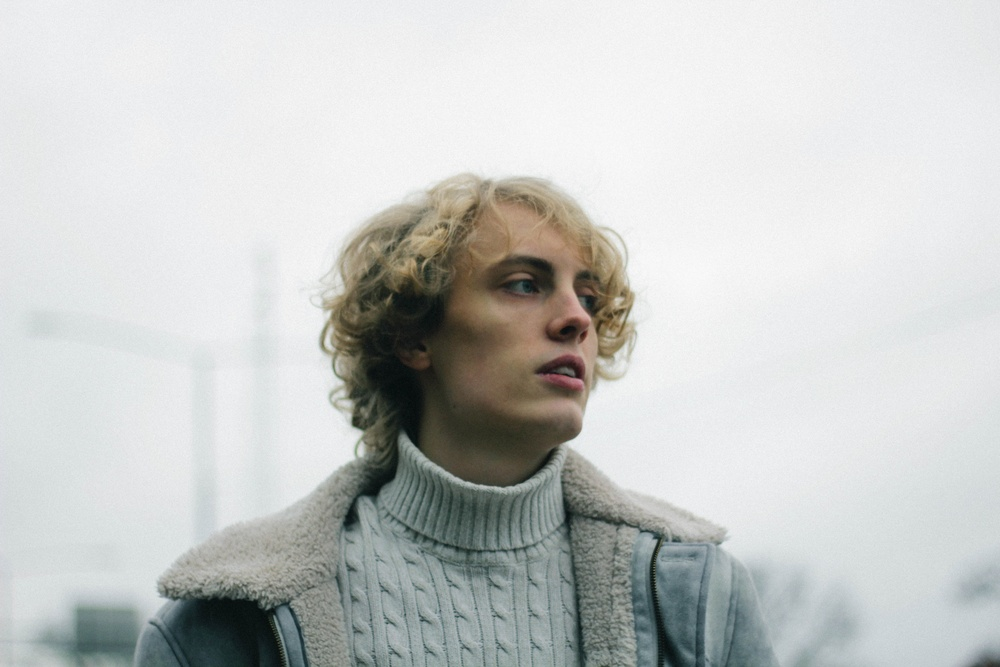
#> input picture HMM_methods/IMG_4044.jpg, 1000 x 667 px, shrunk from 5184 x 3456 before the run, found by its file name
$ python game_of_life.py
#> lines starting #> are read from the running program, lines starting #| are printed output that depends on the picture
import matplotlib.image as im
import matplotlib.pyplot as plt
import numpy as np
import scipy.signal as sg


img = im.imread("HMM_methods/IMG_4044.jpg")
#> img is the input picture: shape (667, 1000, 3); mean R, G, B 198.8, 201, 199.3
img_grey = img.mean(axis=2)
C = img_grey.astype(float)/255

plt.imshow(C, cmap="Greys_r")

Cbw = (np.random.randn(*C.shape) < C)
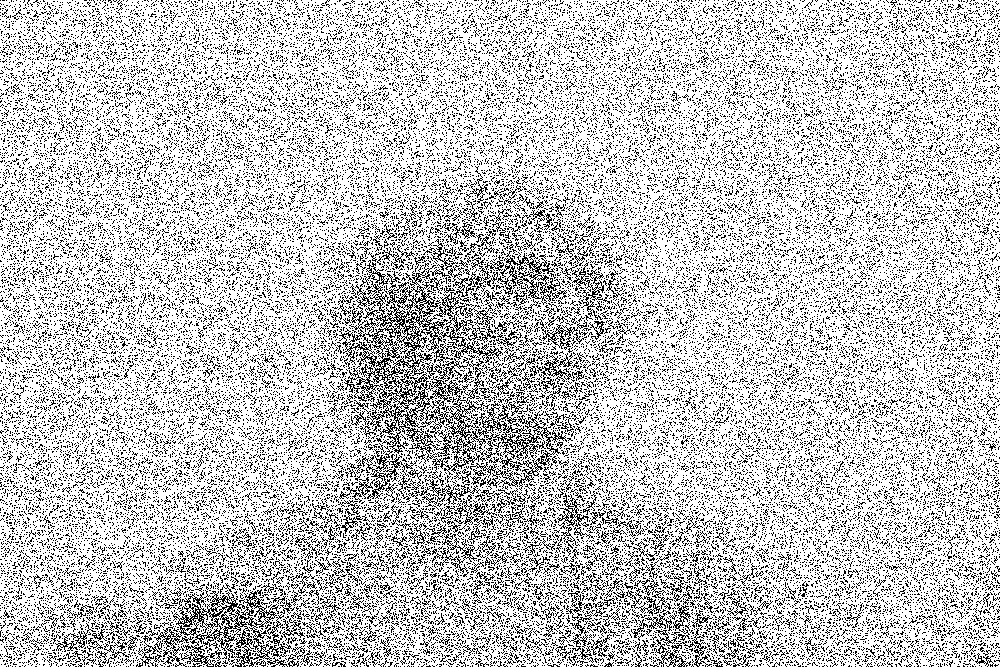
#> Cbw: shape (667, 1000) bool; 77.7% white; black in thin lines or dots
plt.imshow(Cbw, cmap="Greys_r")


neighbor_kernel = np.ones((3,3))
neighbor_kernel[1,1] = 0

plt.imshow(C, cmap="Greys_r")
for i in range(100):
    C = sg.convolve2d(C, neighbor_kernel, mode="same", boundary="wrap")#, fillvalue=0)
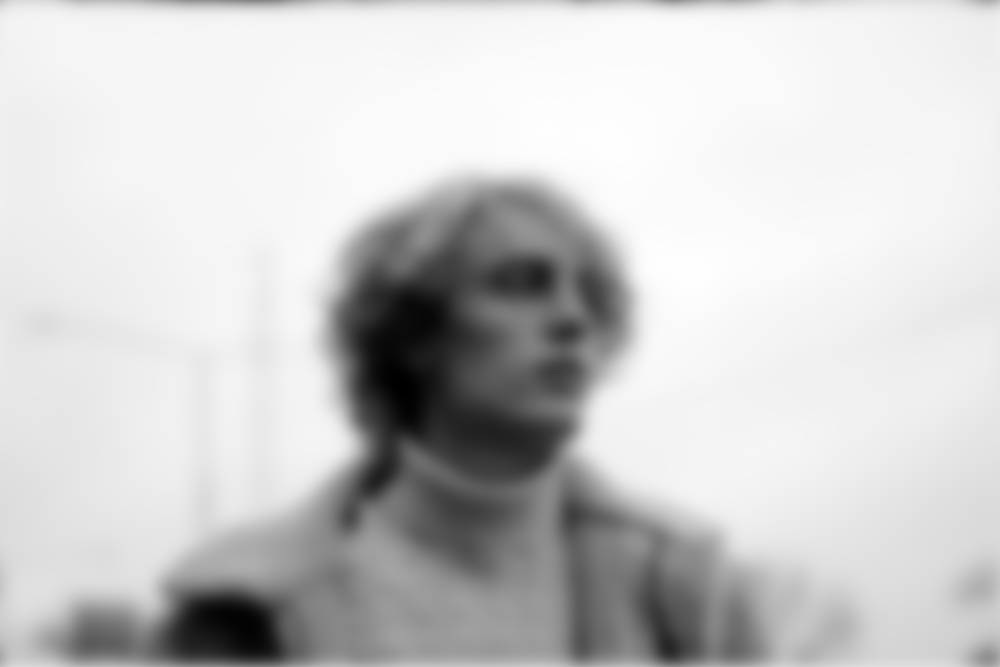
#> C: shape (667, 1000) float64; min 1.22e+89, max 1.97e+90, mean 1.6e+90; drawn with min black and max white
Cbw = 1-Cbw
#> Cbw: shape (667, 1000) int64; values 0 (black) and 1 (white), 22.3% white in thin lines or dots
K = 200
for k in range(K):
    num_neighbors = sg.convolve2d(Cbw, neighbor_kernel, mode="same", boundary="wrap")#, fillvalue=0)
    two_neighbors = num_neighbors == 2
    thr_neighbors = num_neighbors == 3
    Cbw = Cbw * two_neighbors + thr_neighbors
    if k % 20 == 0:
        plt.figure()
        plt.imshow(Cbw)
#> this loop made 200 passes
#> pass 1, `num_neighbors = sg.convolve2d(Cbw, neighbor_kernel, mode="same", bound..`:
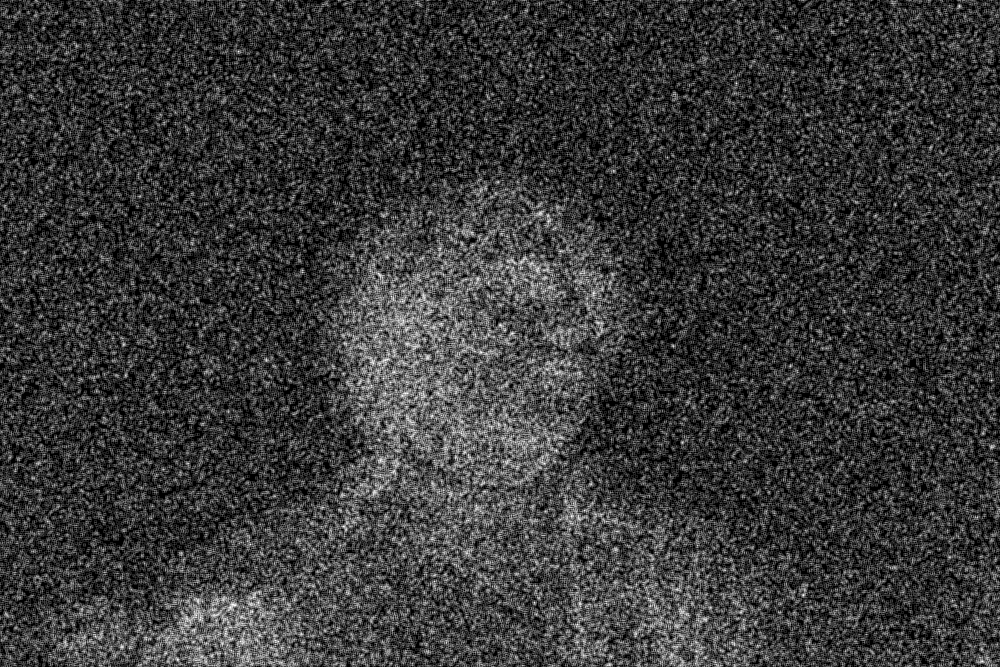
#> num_neighbors: shape (667, 1000) float64; min 0, max 8, mean 1.78; drawn with min black and max white
#> pass 1, `two_neighbors = num_neighbors == 2`:
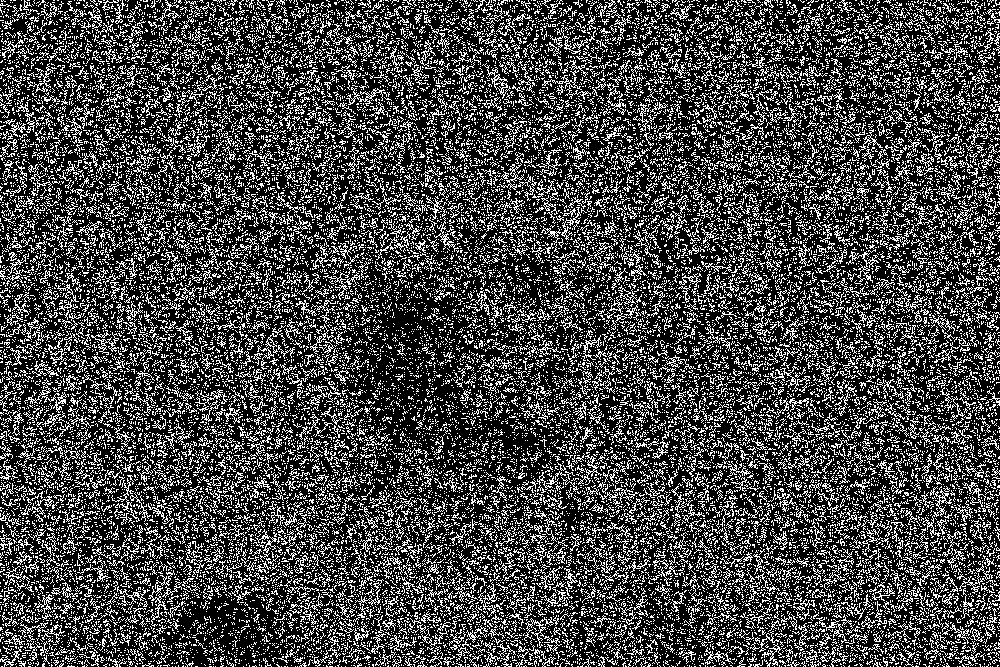
#> two_neighbors: shape (667, 1000) bool; 27.2% white in thin lines or dots
#> pass 1, `thr_neighbors = num_neighbors == 3`:
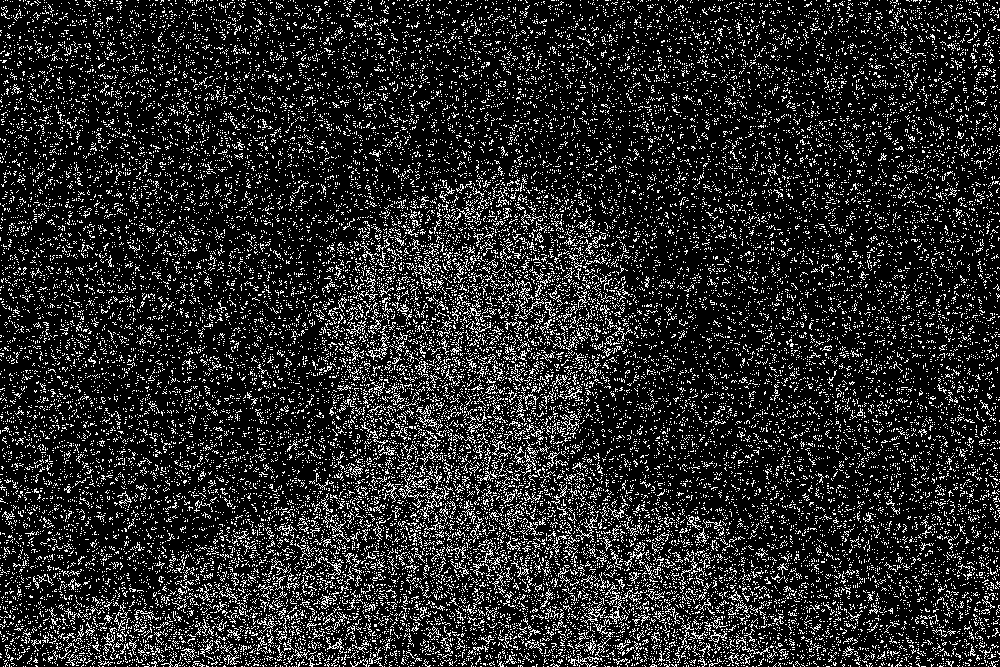
#> thr_neighbors: shape (667, 1000) bool; 15.8% white in thin lines or dots
#> after the loop:
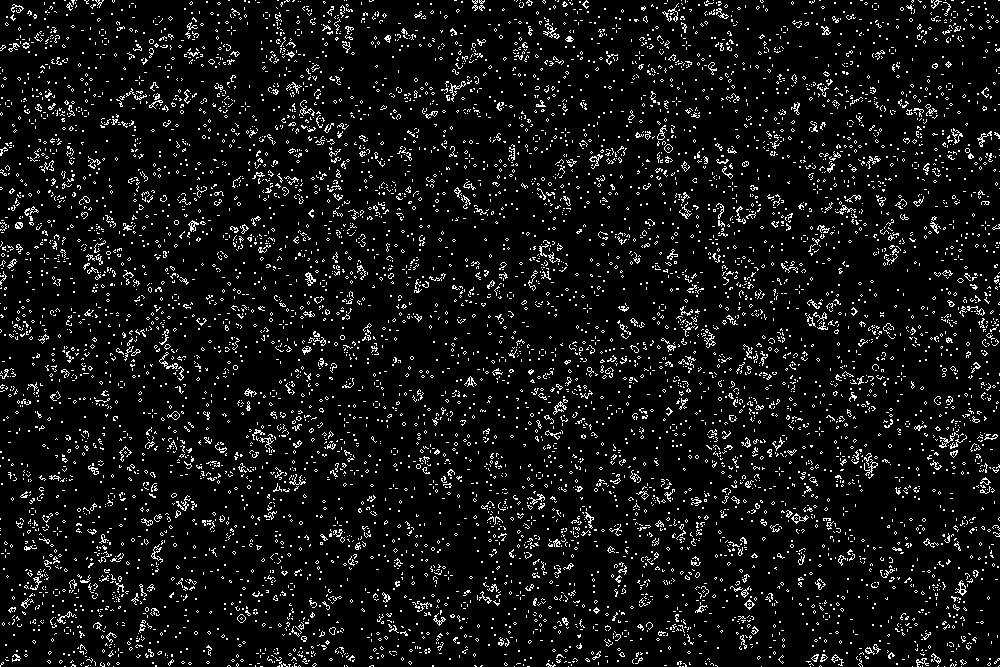
#> Cbw: shape (667, 1000) int64; values 0 (black) and 1 (white), 7.2% white in thin lines or dots
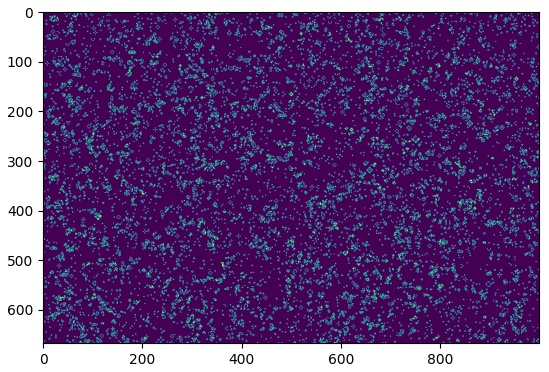
#> figure drawn by matplotlib, 1 panel
